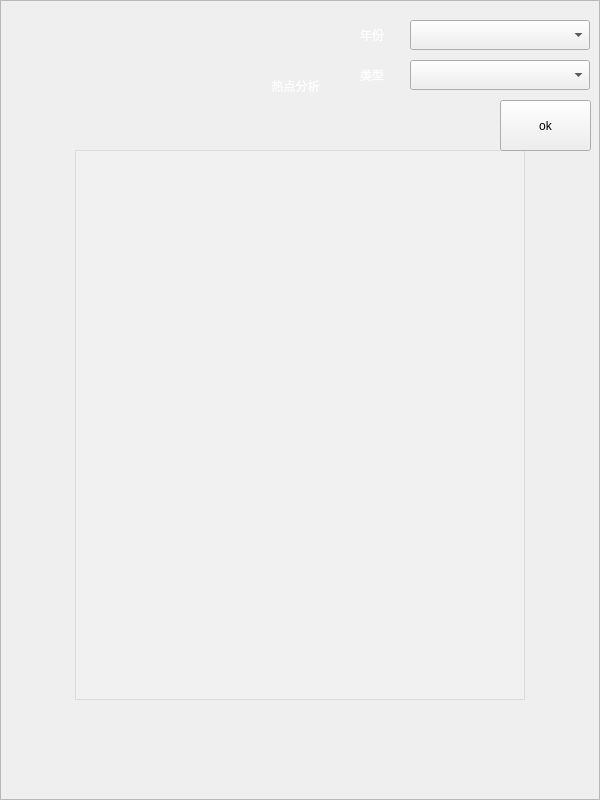
<?xml version="1.0" encoding="UTF-8"?>
<ui version="4.0">
 <class>Hotspot_Detail_Widget</class>
 <widget class="QWidget" name="Hotspot_Detail_Widget">
  <property name="geometry">
   <rect>
    <x>0</x>
    <y>0</y>
    <width>600</width>
    <height>800</height>
   </rect>
  </property>
  <property name="windowTitle">
   <string>热点分析</string>
  </property>
  <widget class="QFrame" name="frame">
   <property name="geometry">
    <rect>
     <x>0</x>
     <y>0</y>
     <width>600</width>
     <height>800</height>
    </rect>
   </property>
   <property name="styleSheet">
    <string notr="true">border-image:url(:/DS_2020_GUI/image/astronomy-clouds-dark-evening.jpg)</string>
   </property>
   <property name="frameShape">
    <enum>QFrame::StyledPanel</enum>
   </property>
   <property name="frameShadow">
    <enum>QFrame::Raised</enum>
   </property>
   <widget class="QLabel" name="year">
    <property name="geometry">
     <rect>
      <x>80</x>
      <y>60</y>
      <width>431</width>
      <height>51</height>
     </rect>
    </property>
    <property name="styleSheet">
     <string notr="true">border-image:url();
color:rgb(255, 255, 255);
font: 75 20pt &quot;Consolas&quot;;</string>
    </property>
    <property name="text">
     <string>热点分析</string>
    </property>
    <property name="alignment">
     <set>Qt::AlignCenter</set>
    </property>
    <property name="margin">
     <number>0</number>
    </property>
   </widget>
   <widget class="QListView" name="listView">
    <property name="geometry">
     <rect>
      <x>75</x>
      <y>150</y>
      <width>450</width>
      <height>550</height>
     </rect>
    </property>
    <property name="styleSheet">
     <string notr="true">border-image:url();
background-color:rgba(244,244,244,100)</string>
    </property>
    <property name="editTriggers">
     <set>QAbstractItemView::NoEditTriggers</set>
    </property>
   </widget>
   <widget class="QPushButton" name="btn_ok">
    <property name="geometry">
     <rect>
      <x>500</x>
      <y>100</y>
      <width>91</width>
      <height>51</height>
     </rect>
    </property>
    <property name="sizePolicy">
     <sizepolicy hsizetype="Minimum" vsizetype="Fixed">
      <horstretch>0</horstretch>
      <verstretch>0</verstretch>
     </sizepolicy>
    </property>
    <property name="minimumSize">
     <size>
      <width>0</width>
      <height>0</height>
     </size>
    </property>
    <property name="sizeIncrement">
     <size>
      <width>0</width>
      <height>0</height>
     </size>
    </property>
    <property name="baseSize">
     <size>
      <width>0</width>
      <height>0</height>
     </size>
    </property>
    <property name="styleSheet">
     <string notr="true">border-image:url();
font: 75 12pt &quot;Consolas&quot;;</string>
    </property>
    <property name="text">
     <string>ok</string>
    </property>
   </widget>
   <widget class="QComboBox" name="cbx_type">
    <property name="geometry">
     <rect>
      <x>410</x>
      <y>60</y>
      <width>180</width>
      <height>30</height>
     </rect>
    </property>
    <property name="styleSheet">
     <string notr="true">border-image:url();
font: 75 12pt &quot;Consolas&quot;;</string>
    </property>
   </widget>
   <widget class="QComboBox" name="cbx_year">
    <property name="geometry">
     <rect>
      <x>410</x>
      <y>20</y>
      <width>180</width>
      <height>30</height>
     </rect>
    </property>
    <property name="styleSheet">
     <string notr="true">border-image:url();
font: 75 12pt &quot;Consolas&quot;;</string>
    </property>
   </widget>
   <widget class="QLabel" name="label_year">
    <property name="geometry">
     <rect>
      <x>360</x>
      <y>20</y>
      <width>40</width>
      <height>30</height>
     </rect>
    </property>
    <property name="styleSheet">
     <string notr="true">border-image:url();
color:rgb(255, 255, 255);
font: 75 12pt &quot;Consolas&quot;;</string>
    </property>
    <property name="text">
     <string>年份</string>
    </property>
   </widget>
   <widget class="QLabel" name="label_type">
    <property name="geometry">
     <rect>
      <x>360</x>
      <y>60</y>
      <width>40</width>
      <height>30</height>
     </rect>
    </property>
    <property name="styleSheet">
     <string notr="true">border-image:url();
color:rgb(255, 255, 255);
font: 75 12pt &quot;Consolas&quot;;</string>
    </property>
    <property name="text">
     <string>类型</string>
    </property>
   </widget>
  </widget>
 </widget>
 <layoutdefault spacing="6" margin="11"/>
 <resources>
  <include location="DS_2020_GUI.qrc"/>
 </resources>
 <connections/>
</ui>
